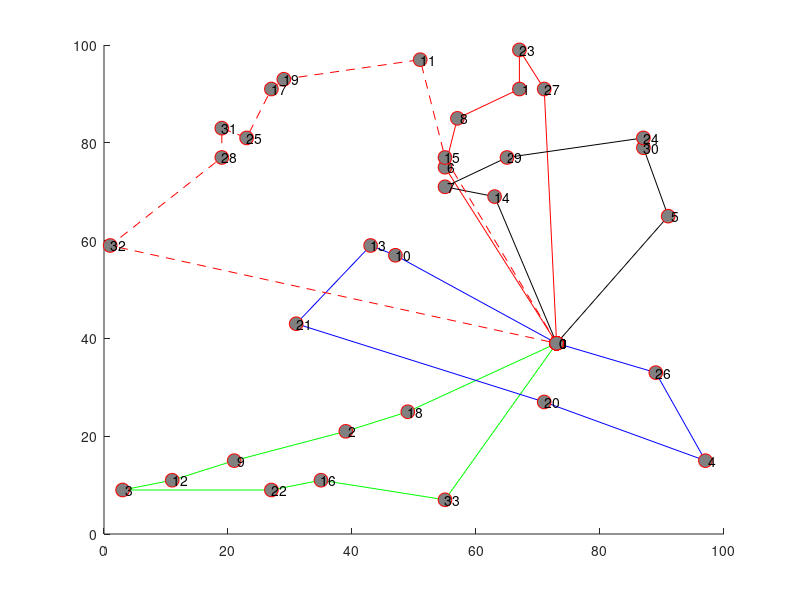

MATLAB code for this plot: (Note: this script raises an error after producing the figure.)
hold on;
plot([ 73; 55; 57; 67; 67; 71; 73], [ 39; 75; 85; 91; 99; 91; 39], '-ro', 'MarkerSize', 10, 'MarkerEdgeColor', 'r', 'MarkerFaceColor', [0.5,0.5,0.5]);
text([ 73; 55; 57; 67; 67; 71; 73], [ 39; 75; 85; 91; 99; 91; 39], num2str([   0;   6;   8;   1;  23;  27;   0]));
plot([ 73; 55; 35; 27;  3; 11; 21; 39; 49; 73], [ 39;  7; 11;  9;  9; 11; 15; 21; 25; 39], '-go', 'MarkerSize', 10, 'MarkerEdgeColor', 'r', 'MarkerFaceColor', [0.5,0.5,0.5]);
text([ 73; 55; 35; 27;  3; 11; 21; 39; 49; 73], [ 39;  7; 11;  9;  9; 11; 15; 21; 25; 39], num2str([   0;  33;  16;  22;   3;  12;   9;   2;  18;   0]));
plot([ 73; 47; 43; 31; 71; 97; 89; 73], [ 39; 57; 59; 43; 27; 15; 33; 39], '-bo', 'MarkerSize', 10, 'MarkerEdgeColor', 'r', 'MarkerFaceColor', [0.5,0.5,0.5]);
text([ 73; 47; 43; 31; 71; 97; 89; 73], [ 39; 57; 59; 43; 27; 15; 33; 39], num2str([   0;  10;  13;  21;  20;   4;  26;   0]));
plot([ 73; 91; 87; 87; 65; 55; 63; 73], [ 39; 65; 79; 81; 77; 71; 69; 39], '-ko', 'MarkerSize', 10, 'MarkerEdgeColor', 'r', 'MarkerFaceColor', [0.5,0.5,0.5]);
text([ 73; 91; 87; 87; 65; 55; 63; 73], [ 39; 65; 79; 81; 77; 71; 69; 39], num2str([   0;   5;  30;  24;  29;   7;  14;   0]));
plot([ 73; 55; 51; 29; 27; 23; 19; 19;  1; 73], [ 39; 77; 97; 93; 91; 81; 83; 77; 59; 39], '--ro', 'MarkerSize', 10, 'MarkerEdgeColor', 'r', 'MarkerFaceColor', [0.5,0.5,0.5]);
text([ 73; 55; 51; 29; 27; 23; 19; 19;  1; 73], [ 39; 77; 97; 93; 91; 81; 83; 77; 59; 39], num2str([   0;  15;  11;  19;  17;  25;  31;  28;  32;   0]));
legend('Route 1','Route 2','Route 3','Route 4','Route 5',0);
xlabel('x');
ylabel('y');
